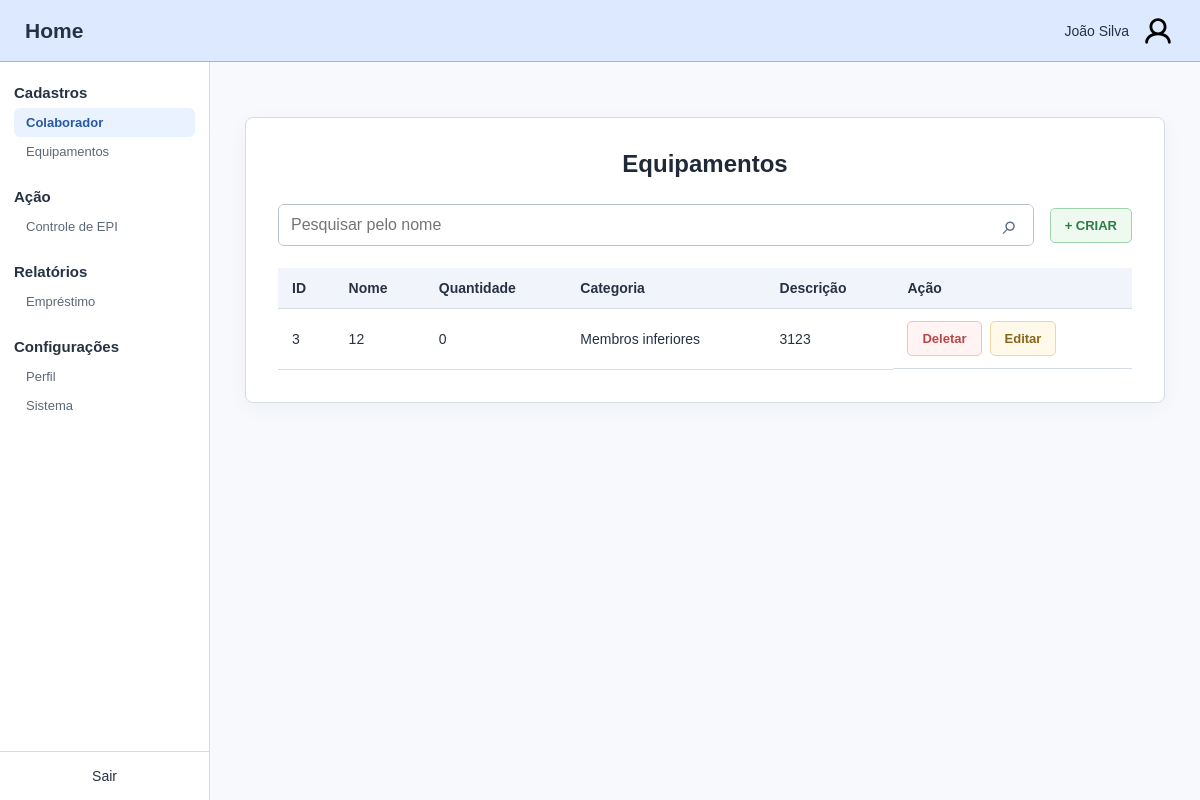
The page /equipamentos on the database its author committed.
### nucleo/models.py (models this page shows)
class TipoEquipamento(models.Model):
    CATEGORIA_CHOICES = [
         ('CABECA', 'Cabeça'),
         ('FACE','Face'),
         ('AUDITIVO','Auditivo'),
         ('RESPIRATORIO', 'Respiratório'),
         ('TRONCO', 'Tronco'),
         ('MEMBROS_SUPERIORES', 'Membros superiores'),
         ('MEMBROS_INFERIORES', 'Membros inferiores'),
         ('QUEDAS', 'Quedas'),
    ]
    nome = models.CharField(max_length=30, null=False, blank=False)
    descricao = models.CharField(max_length=100)
    categoria = models.CharField(max_length=30, null=False, choices=CATEGORIA_CHOICES, blank=False)
    @property
    def quantidade_total(self):
        return self.equipamentos.count()

### nucleo/views.py (the view)
# urls.py: path('equipamentos', views.equipamentos, name='equipamentos-inicial'),
def equipamentos(req):
    pesquisa = req.GET.get('pesquisa', '').strip()
    tipos_equipamento = TipoEquipamento.objects.all()
    if pesquisa:
        tipos_equipamento = tipos_equipamento.filter(nome__icontains=pesquisa)
    return render(req, 'nucleo/equipamentos.html', {
        'tipos_equipamento': tipos_equipamento,
        'pesquisa': pesquisa,
    })

### nucleo/templates/nucleo/equipamentos.html (shortened to what this page needs)
{% extends 'nucleo/base.html' %}
{% block content %}
<section class="content-card">
    <h1>Equipamentos</h1>
    <div class="toolbar">
        <form class="search-form" method="get" action="{% url 'equipamentos-inicial' %}">
            <input type="search" name="pesquisa" value="{{ pesquisa }}" placeholder="Pesquisar pelo nome" aria-label="Pesquisar pelo nome">
            <button class="search-button" type="submit" aria-label="Pesquisar">⌕</button>
        </form>
        <a class="button button-create" href="{% url 'equipamentos-criar' %}">+ CRIAR</a>
    </div>
    <div class="table-scroll">
        <table class="collaborator-table">
            <thead><tr><th>ID</th><th>Nome</th><th>Quantidade</th><th>Categoria</th><th>Descrição</th><th>Ação</th></tr></thead>
            <tbody>
                {% for equipamento in tipos_equipamento %}
                <tr>
                    <td>{{ equipamento.id }}</td>
                    <td>{{ equipamento.nome }}</td>
                    <td>{{ equipamento.quantidade_total }}</td>
                    <td>{{ equipamento.get_categoria_display }}</td>
                    <td>{{ equipamento.descricao }}</td>
                    <td class="table-actions"><a class="button button-delete" href="{% url 'equipamentos-excluir' equipamento.id %}">Deletar</a><a class="button button-edit" href="{% url 'equipamentos-editar' equipamento.id %}">Editar</a></td>
                </tr>
                {% empty %}
                <tr><td colspan="5" class="empty-state">Nenhum equipamento encontrado.</td></tr>
                {% endfor %}
            </tbody>
        </table>
    </div>
</section>
{% endblock %}

### nucleo/static/css/style.css (style rules this page uses)
:root { --blue: #dce9ff; --blue-border: #9bb8e5; --text: #263244; --border: #d6dce5; --background: #f7f9fc; --green: #3e9158; --red: #b94747; }
* { box-sizing: border-box; }
body { margin: 0; font-family: Arial, sans-serif; color: var(--text); background: var(--background); }
a { color: inherit; text-decoration: none; }
button, input { font: inherit; }
.content-card { width: 100%; max-width: 920px; padding: 32px; background: #fff; border: 1px solid var(--border); border-radius: 8px; box-shadow: 0 5px 22px #25334b0a; }
.content-card h1 { margin: 0 0 26px; font-size: 24px; text-align: center; color: #202938; }
.toolbar { display: flex; gap: 16px; margin-bottom: 22px; align-items: center; }
.search-form { flex: 1; display: flex; min-width: 0; border: 1px solid #b8c2d0; border-radius: 6px; overflow: hidden; }
.search-form input { width: 100%; min-width: 0; padding: 11px 12px; border: 0; outline: 0; }
.search-button { border: 0; background: #fff; padding: 0 15px; cursor: pointer; font-size: 27px; color: #536579; }
.button { display: inline-flex; align-items: center; justify-content: center; padding: 9px 14px; border-radius: 5px; border: 1px solid transparent; cursor: pointer; font-size: 13px; font-weight: bold; white-space: nowrap; }
.button-create { background: #eef9f0; color: #2d7d46; border-color: #9ed4ac; }
.table-scroll { overflow-x: auto; }
.collaborator-table { width: 100%; border-collapse: collapse; font-size: 14px; }
.collaborator-table th { background: #f1f5fb; text-align: left; }
.collaborator-table th, .collaborator-table td { padding: 12px 14px; border-bottom: 1px solid var(--border); }
.table-actions { display: flex; gap: 8px; }
.button-delete { color: var(--red); background: #fff3f3; border-color: #f0c4c4; }
.button-edit { color: #8a661c; background: #fff9e9; border-color: #ecd8a5; }

### rows shown on the page
TipoEquipamento: id "3", nome "12", quantidade_total "0", categoria "Membros inferiores", descricao "3123"
